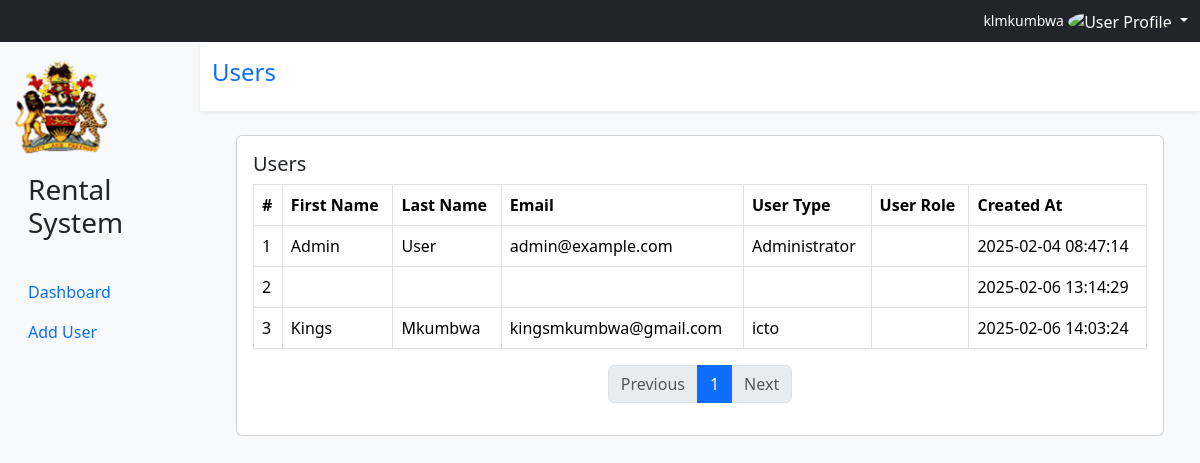
Screenshot of /view_users.php (signed in) with the database file from the repository.
### tables this page shows
CREATE TABLE IF NOT EXISTS `users` (
  `User_ID` int NOT NULL AUTO_INCREMENT,
  `Username` varchar(50) NOT NULL,
  `First_name` varchar(50) NOT NULL,
  `Last_name` varchar(50) NOT NULL,
  `Email` varchar(100) NOT NULL,
  `Phone` varchar(20) DEFAULT NULL,
  `Designation` varchar(100) DEFAULT NULL,
  `Department` varchar(100) DEFAULT NULL,
  `Password` varchar(255) NOT NULL,
  `Profile_picture` varchar(255) DEFAULT NULL,
  `User_role_ID` int DEFAULT NULL,
  `User_type_ID` int NOT NULL,
  `Created_At` timestamp NULL DEFAULT CURRENT_TIMESTAMP,
  `Updated_At` timestamp NULL DEFAULT CURRENT_TIMESTAMP ON UPDATE CURRENT_TIMESTAMP,
  PRIMARY KEY (`User_ID`),
  UNIQUE KEY `Username` (`Username`),
  UNIQUE KEY `Email` (`Email`),
  KEY `User_role_ID` (`User_role_ID`),
  KEY `User_type_ID` (`User_type_ID`)
);

### view_users.php (the view, shortened to what this page needs)
<?php
include('db_connection.php');
$username = $_SESSION['username'];
$profile_picture = $_SESSION['profile_picture'] ?? 'assets/images/default_avatar.png';
$users_count_query = "SELECT COUNT(*) AS total_users FROM users";
$stmt = $conn->prepare($users_count_query);
$stmt->execute();
$result = $stmt->get_result();
$row = $result->fetch_assoc();
$total_users = $row['total_users'];
$users = array();
$limit = 20;
$page = isset($_GET['page']) ? (int)$_GET['page'] : 1;
$start = ($page - 1) * $limit;
$sql = "SELECT * FROM users LIMIT ?, ?";
$stmt = $conn->prepare($sql);
$stmt->bind_param("ii", $start, $limit);
$stmt->execute();
$result = $stmt->get_result();
if ($result->num_rows > 0) {
    while ($row = $result->fetch_assoc()) {
        $users[] = $row;
    }
}
$total_pages = ceil($total_users / $limit);
?>
<!DOCTYPE html>
<html lang="en">
<head>
    <link href="assets/bootstrap/css/bootstrap.min.css" rel="stylesheet">
</head>
<body>
<div class="container-fluid">
     <div class="row bg-dark text-white py-2">
        <div class="col-md-6">
        </div>
        <div class="col-md-6 text-end">
            <div class="nav-item dropdown no-arrow">
                <a class="nav-link dropdown-toggle" href="#" id="userDropdown" role="button" data-bs-toggle="dropdown" aria-haspopup="true" aria-expanded="false">
                    <span class="d-none d-lg-inline text-gray-600 small"><?= htmlspecialchars($username); ?></span>
                    <?php
                        if (!empty($profile_picture)) {
                            echo '<img class="img-profile rounded-circle img-fluid" src="' . htmlspecialchars($profile_picture) . '" alt="User Profile" style="width: 30px; height: 30px;">';
                        } else {
                            echo '<img class="img-profile rounded-circle img-fluid" src="assets/images/default-avatar.png" alt="0" style="width: 30px; height: 30px;">';
                        }
                    ?>
                </a>
            </div>
        </div>
    </div>
    <div class="row">
        <nav id="sidebar" class="col-md-2 bg-light vh-100 d-md-block sidebar">
            <div class="d-flex flex-column align-items-start py-3">
                <img src="assets/images/logo.png" alt="System Logo" class="img-fluid mb-3" style="max-width: 100px;">
                <h3 class="ms-3">Rental System</h3>
                <ul class="nav flex-column w-100 mt-4">
                    <li class="nav-item">
                        <a class="nav-link active" href="homepage.php">
                            <i class="fas fa-tachometer-alt"></i> Dashboard
                        </a>
                    </li>
                    <li class="nav-item">
                        <a class="nav-link" href="add_user.php">
                            <i class="fas fa-user-plus"></i> Add User
                        </a>
                    </li>
                </ul>
            </div>
        </nav>
        <main class="col-md-10 bg-light">
            <div class="row bg-white py-3 shadow-sm">
                <div class="col">
                    <h4 class="text-primary">Users</h4>
                </div>
            </div>
            <div class="row p-4">
                <div class="col-md-12">
                    <div class="card">
                        <div class="card-body">
                            <h5 class="card-title">Users</h5>
                            <table class="table table-bordered">
                                <thead>
                                    <tr>
                                        <th>#</th>
                                        <th>First Name</th>
                                        <th>Last Name</th>
                                        <th>Email</th>
                                        <th>User Type</th>
                                        <th>User Role</th>
                                        <th>Created At</th>
                                    </tr>
                                </thead>
                                <tbody>
                                    <?php foreach ($users as $user): ?>
                                        <tr>
                                            <td><?= htmlspecialchars($user['User_ID']); ?></td>
                                            <td><?= htmlspecialchars($user['First_name']); ?></td>
                                            <td><?= htmlspecialchars($user['Last_name']); ?></td>
                                            <td><?= htmlspecialchars($user['Email']); ?></td>
                                            <td><?= htmlspecialchars($user['Designation']?? ''); ?></td>
                                            <td><?= htmlspecialchars($user['user_type_id']?? ''); ?></td>
                                            <td><?= htmlspecialchars($user['Created_At']); ?></td>
                                        </tr>
                                    <?php endforeach; ?>
                                </tbody>
                            </table>
                            <nav>
                                <ul class="pagination justify-content-center">
                                    <li class="page-item <?= ($page <= 1) ? 'disabled' : '' ?>">
                                        <a class="page-link" href="?page=<?= $page - 1 ?>">Previous</a>
                                    </li>
                                    <?php for ($i = 1; $i <= $total_pages; $i++): ?>
                                        <li class="page-item <?= ($i == $page) ? 'active' : '' ?>">
                                            <a class="page-link" href="?page=<?= $i ?>"><?= $i ?></a>
                                        </li>
                                    <?php endfor; ?>
                                    <li class="page-item <?= ($page >= $total_pages) ? 'disabled' : '' ?>">
                                        <a class="page-link" href="?page=<?= $page + 1 ?>">Next</a>
                                    </li>
                                </ul>
                            </nav>
                        </div>
                    </div>
                </div>
            </div>
        </main>
    </div>
</div>
</body>
</html>

### rows the page displays
users: User_ID "1", First_name "Admin", Last_name "User", Email "admin@example.com", Designation "Administrator", Created_At "2025-02-04 08:47:14"
users: User_ID "2", Created_At "2025-02-06 13:14:29"
users: User_ID "3", First_name "Kings", Last_name "Mkumbwa", Email "kingsmkumbwa@gmail.com", Designation "icto", Created_At "2025-02-06 14:03:24"

### other values shown
$username "klmkumbwa"
